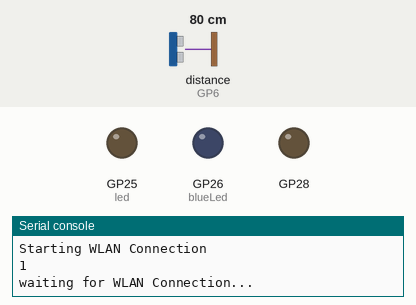
The program below on a simulated Raspberry Pi Pico running MicroPython. Shown: output pins drawn as LEDs (lit = HIGH), the last lines printed to the serial console. The test bench sets the inputs (shaded band); at power-on: distance to the obstacle (sensor on GP6) 80 cm. The echo pulse lasts 58.3 µs per cm; WiFi joins after 1.5 s; no MQTT or app messages arrive unless stated; library files of the repository ran but are not shown: hcsr04.py; pins used as bus, display or sensor lines are not drawn.

Above: at 0.1 s.
At 1.1 s:
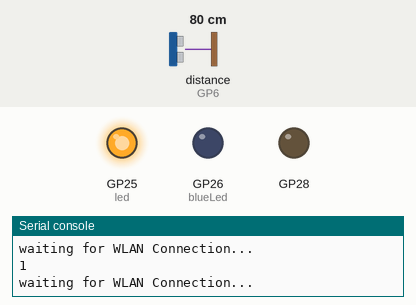
At 2.2 s:
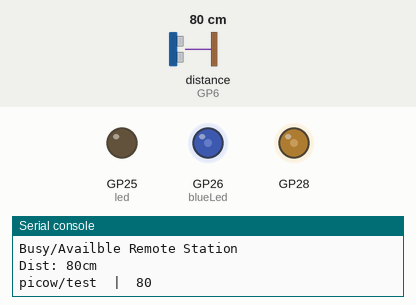
Timing chart, 0 to 3.7 s (numbered marks = the images above):
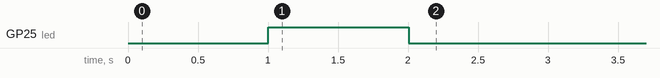

The program:

mqqt-test.py
```python
#Capastive touch test

#remote station

import utime
import rp2
from rp2 import PIO, asm_pio
from machine import Pin, mem32, PWM

from hcsr04 import HCSR04
import urequests as requests

import connectToWlan
ipInfo= connectToWlan.connectWLAN()
print(ipInfo)
#import upip
#upip.install('micropython-umqtt.robust')
#upip.install('micropython-umqtt.simple')

print("Busy/Availble Remote Station")

testBoard= False
ip = "192.168.88.143"

if testBoard == True:

    busyLedPin = 17
    availableLedPin = 18
    echoPin = 27
    trigPin = 26

elif testBoard == False:
    busyLedPin = 28
    availableLedPin = 27
    blueLedPin = 26
    echoPin = 6
    trigPin = 7

#Lower LED value
busyLed = Pin(busyLedPin, Pin.OUT)
availableLed = Pin(availableLedPin, Pin.OUT)
blueLed = Pin(blueLedPin, Pin.OUT)

busyPWM = PWM(busyLed)
availablePWM = PWM(availableLed)
bluePWM = PWM(blueLed)

busyPWM.freq(1000)
availablePWM.freq(1000)
bluePWM.freq(1000)

bluePWM.duty_u16(20000)
busyPWM.duty_u16(20000)
availablePWM.duty_u16(20000)


sensor = HCSR04(trigger_pin=trigPin, echo_pin=echoPin)


import socket, network
#import website

#from connectMQTT import connectMQTT

#html = website.html

# Open socket
topic = "picow/test"

from umqtt.simple import MQTTClient


def connectMQTT():
    client = MQTTClient(client_id=b"picow_test",
                        server=b"ce19a0c7e64343b1a22371538db5c506.s2.eu.hivemq.cloud",
                        port=8883,
                        user=b"mqtthivemquser",
                        password=b"akx-png4wdg6mfu7FED",
                        keepalive=7200,
                        ssl=True,
                        ssl_params={'server_hostname':'ce19a0c7e64343b1a22371538db5c506.s2.eu.hivemq.cloud'}
                        )
    client.connect()
    #client.publish("picow_test","test-from-connectMQTT.py")
    #print("Publish Done")

    return client

client = connectMQTT()

def publish(topic, value):
    print(topic, " | ", value)
    client.publish(topic,value)
    #print("Publish Done")


def getdist():
    distance = sensor.distance_cm()
    print(f"Dist: {round(distance)}cm")
    return int(round(distance))
    #print('Distance:', getdist(), 'cm')


#    return distancea\


distance2 = 0

while True:
    distance = getdist()
    if int(distance) >= 420:
      #  print("over 420")
        pass
    elif int(distance) - 40 < int(distance2) and int(distance) +40 > int(distance2):
        #print("give or take 20")
       # print(distance2)
       # print(distance)
        distance2 = distance
        pass
    else:
        distance2 = distance
        distance = 0
        publish(topic, str(distance2))

    utime.sleep(.3)


while True:
    try:
        addr = socket.getaddrinfo('0.0.0.0', 1234)[0][-1]
        s = socket.socket(socket.AF_INET, socket.SOCK_STREAM)
        s.bind(addr)
        s.listen(50)
        print('listening on', addr)
        break
    except Exception as e:
        print(f"except 68: {e}")
        utime.sleep(1)
        pass


global available
available = True

def openSocketStart():
    bluePWM.duty_u16(0)
    busyPWM.duty_u16(40000)
    availablePWM.duty_u16(0)
    print("Open Socket Started")
    global available
    while True:
        try:
            cl = ''
            cl, addr = s.accept()
            request = cl.recv(1024)
            print(request)
            requestString = request


            if "Busy=Busy" in requestString:
                busyPWM.duty_u16(15000)
                availablePWM.duty_u16(0)
                available = False
                response = "Busy Ok"


            elif "Available=Available" in requestString:
                busyPWM.duty_u16(0)
                availablePWM.duty_u16(10000)
                available = True

                response = "Available Ok"

            elif "reload=Reload" in requestString:
                response = "Reload Ok"

            elif "getDistance=True" in requestString:

                response = str(getdist())
                cl.send('HTTP/1.0 200 OK\r\nContent-type: text/html\r\n\r\n')
                cl.send(response)
                cl.close()
                continue

            elif "getAvailableStatus" in requestString:
                response = str(available)
                cl.send('HTTP/1.0 200 OK\r\nContent-type: text/html\r\n\r\n')
                cl.send(response)
                cl.close()
                continue

            else:
                print("not a valid request")
                response =  "Invalid Request"


            print(response)
            distance = str(getdist())
            #response = html % f""
            cl.send('HTTP/1.0 200 OK\r\nContent-type: text/html\r\n\r\n')
            cl.send(html % f"Response:{response} | Status {available}  | Distance: {distance}")
            cl.close()
           # print(str(requestString).split("duration="))
            #utime.sleep(int(requestString.split("=")))
            #request = requests.get("192.168.88.147/?Available=Available&duration=")
                #print(request.url)
        except Exception as error:
                print(error)
                response = "Not Ok - error: " + str(error)
                cl.send('HTTP/1.0 200 OK\r\nContent-type: text/html\r\n\r\n')
                cl.send(response)
                cl.close()


#request = requests.get(url = "192.168.88.147/?Available=Available&duration=")
#http://192.168.88.147/?Busy=Busy&duration=
#request = requests.get(url = "http://192.168.88.147/?Busy=Busy&duration=")
#utime.sleep(2)
#request = requests.get(url = "http://192.168.88.147/?Available=Available&duration=")

#while True:
    #print(getdist())
   # utime.sleep(.5)
    #openSocketStart()
    #take()
```

connectToWlan.py
```python
#network library
#pico W
# V1.0 done
# connect to SSID up to 10 attempts then fails.
#USAGE:
# import connectToWlan - thats it. (No NAME==MAIN so code runs directly)

print("Starting Up Device")

import network
import socket
import time
from machine import Pin

led = Pin("LED", Pin.OUT)
led.value(1)

print("Starting WLAN Connection")

ssid = 'Tell My Wi-Fi Love Her'
password = 'GodIsGood!'

def connectWLAN():
    global ipInfo

    led = Pin("LED", Pin.OUT)
    led.value(1)

    wlan = network.WLAN(network.STA_IF)
    wlan.active(True)
    wlan.connect(ssid, password)

    #wait for connect or fail
    max_wait = 10
    while max_wait > 0:
        print(wlan.status())
        led.toggle()
        if wlan.status() < 0 or wlan.status() >= 3:
            break
        max_wait -= 1
        print('waiting for WLAN Connection...')
        time.sleep(1)


        # Handle connection error
    if wlan.status() != 3:
        print('customRaise: network connection failed')

    else:
        print('Connected')
        status = wlan.ifconfig()
        ipInfo = ( f'IP Details = {str(status)}')
        ipAddr = status[0]
        print(ipAddr)

        return(ipInfo)

connectWLAN()
```
